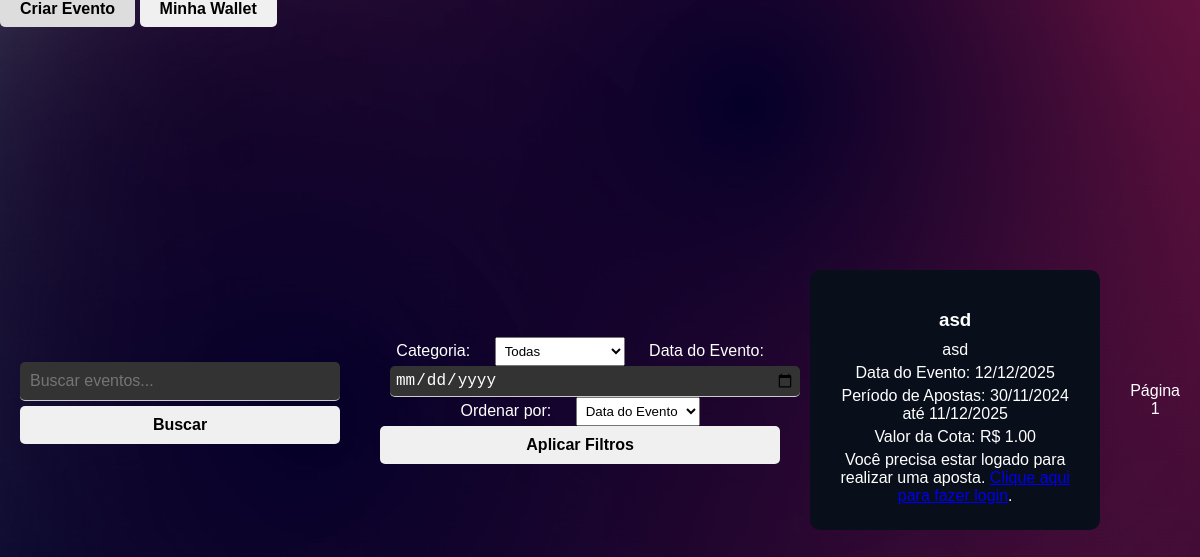
The page /pesquisar_evento on the database its author committed.
### tables this page shows
CREATE TABLE eventos (
        id INTEGER PRIMARY KEY AUTOINCREMENT,
        titulo TEXT NOT NULL,
        descricao TEXT NOT NULL,
        valor_cota REAL NOT NULL CHECK (valor_cota >= 1.00),
        data_evento DATE NOT NULL,
        data_inicio_apostas DATE NOT NULL,
        data_fim_apostas DATE NOT NULL,
        status TEXT NOT NULL DEFAULT 'pendente',
        id_criador INTEGER NOT NULL,
        data_criacao TIMESTAMP DEFAULT CURRENT_TIMESTAMP,
        FOREIGN KEY (id_criador) REFERENCES usuarios(id) ON DELETE CASCADE
    );

### app.py (the view, shortened to what this page needs)
@app.route('/pesquisar_evento', methods=['GET'])
def pesquisar_evento():
    query = request.args.get('query', '')
    categoria_id = request.args.get('categoria', '')
    data = request.args.get('data', '')
    ordenacao = request.args.get('ordenacao', '')
    page = int(request.args.get('page', 1))
    per_page = 10
    offset = (page - 1) * per_page
    conn = sqlite3.connect(database_path)
    cursor = conn.cursor()
    sql = '''
        SELECT DISTINCT eventos.*
        FROM eventos
        LEFT JOIN eventos_categorias ON eventos.id = eventos_categorias.id_evento
        WHERE eventos.status = 'aprovado'
        AND eventos.data_evento >= date('now')
    '''
    params = []
    if query:
        sql += ' AND (eventos.titulo LIKE ? OR eventos.descricao LIKE ?)'
        params.extend(['%' + query + '%', '%' + query + '%'])
    if categoria_id:
        sql += ' AND eventos_categorias.id_categoria = ?'
        params.append(categoria_id)
    if ordenacao:
        if ordenacao == 'popularidade':
            sql += ' ORDER BY (SELECT COUNT(*) FROM apostas WHERE apostas.id_evento = eventos.id) DESC'
        elif ordenacao == 'valor_cota':
            sql += ' ORDER BY eventos.valor_cota DESC'
        else:
            sql += ' ORDER BY eventos.data_evento ASC'
    else:
        sql += ' ORDER BY eventos.data_evento ASC'
    sql += ' LIMIT ? OFFSET ?'
    params.extend([per_page, offset])
    cursor.execute(sql, params)
    eventos = cursor.fetchall()
    cursor.execute('SELECT * FROM categorias_eventos')
    categorias = cursor.fetchall()
    conn.close()
    return render_template('pesquisar_evento.html', eventos=eventos, query=query, categorias=categorias,
                           categoria_id=categoria_id, data=data, ordenacao=ordenacao, page=page, per_page=per_page)

### app.py (called while the page is built)
@app.template_filter('formatdate')
def format_date(value):
    if not value:
        return ""
    try:
        date_obj = datetime.strptime(value, '%Y-%m-%d')
        return date_obj.strftime('%d/%m/%Y')
    except ValueError:
        return value

### templates/pesquisar_evento.html (shortened to what this page needs)
<!DOCTYPE html>
<html lang="pt-BR">
<head>
    <link rel="stylesheet" href="{{ url_for('static', filename='css/styles.css') }}">
</head>
<body>
    <div class="top-bar">
        <a href="{{ url_for('criar_evento') }}" class="wallet-button">Criar Evento</a>
        <a href="{{ url_for('gerenciar_carteira') }}" class="wallet-button">Minha Wallet</a>
    </div>
    <div class="search-container">
        <form action="{{ url_for('pesquisar_evento') }}" method="GET">
            <input type="text" name="query" placeholder="Buscar eventos..." value="{{ query }}" required>
            <button type="submit">Buscar</button>
        </form>
    </div>
    <div class="filters-container">
        <form action="{{ url_for('pesquisar_evento') }}" method="GET">
            <label for="categoria">Categoria:</label>
            <select name="categoria" id="categoria">
                <option value="">Todas</option>
            </select>
            <label for="data">Data do Evento:</label>
            <input type="date" name="data" id="data" value="{{ data }}">
            <label for="ordenacao">Ordenar por:</label>
            <select name="ordenacao" id="ordenacao">
                <option value="data" {% if ordenacao == 'data' or ordenacao == '' %}selected{% endif %}>Data do Evento</option>
            </select>
            <button type="submit">Aplicar Filtros</button>
        </form>
    </div>
    <div class="eventos-container">
        {% if eventos %}
            {% for evento in eventos %}
                <div class="evento-card">
                    <h3>{{ evento[1] }}</h3>
                    <p>{{ evento[2] }}</p>
                    <p>Data do Evento: {{ evento[4]|formatdate }}</p>
                    <p>Período de Apostas: {{ evento[5]|formatdate }} até {{ evento[6]|formatdate }}</p>
                    <p>Valor da Cota: R$ {{ '{:.2f}'.format(evento[3]) }}</p>
                    {% if session.get('logged_in') %}
                        <button onclick="openModal('{{ evento[0] }}', '{{ evento[1] }}', 'sim')">Apostar Sim</button>
                        <button onclick="openModal('{{ evento[0] }}', '{{ evento[1] }}', 'nao')">Apostar Não</button>
                    {% else %}
                        <p>Você precisa estar logado para realizar uma aposta. <a href="{{ url_for('login') }}">Clique aqui para fazer login</a>.</p>
                    {% endif %}
                </div>
            {% endfor %}
        {% else %}
            <p class="no-events-message">Nenhum evento encontrado.</p>
        {% endif %}
    </div>
    <div class="pagination">
        <span>Página {{ page }}</span>
    </div>
</body>
</html>

### static/css/styles.css (style rules this page uses)
body { margin: 0; padding: 0; font-family: Arial, sans-serif; background: url('/static/images/bg.png') no-repeat center center fixed; background-size: cover; height: 100vh; display: flex; justify-content: center; align-items: center; }
input[type="text"], input[type="password"],input[type="email"],input[type="date"] { width: 100%; padding: 10px; margin: 5px 0; border: none; border-bottom: 1px solid #ccc; background-color: #333; color: #fff; font-size: 16px; outline: none; border-radius: 5px; }
button { width: 100%; padding: 10px; background-color: #f0f0f0; border: none; border-radius: 5px; cursor: pointer; font-size: 16px; font-weight: bold; }
.search-container { text-align: center; margin: 20px; }
.search-container input[type="text"] { width: 300px; padding: 10px; }
.search-container button { padding: 10px 20px; background-color: #f0f0f0; color: #000; border: none; border-radius: 5px; cursor: pointer; font-weight: bold; }
.eventos-container { display: flex; flex-wrap: wrap; justify-content: center; }
.evento-card { background-color: #080E1A; padding: 20px; margin: 10px; width: 250px; border-radius: 10px; color: #fff; text-align: center; }
.evento-card h3 { margin-bottom: 10px; }
.evento-card p { margin: 5px 0; }
.filters-container { margin: 20px; text-align: center; }
.filters-container form { display: inline-block; }
.filters-container label { margin: 0 10px; color: #fff; }
.filters-container select, .filters-container input[type="date"] { padding: 5px; margin: 0 10px; }
.pagination { text-align: center; margin: 20px; }
.pagination span { color: #fff; }
.top-bar { position: fixed; top: 0; left: 0; z-index: 1000; }
.wallet-button { padding: 10px 20px; background-color: #f0f0f0; color: #000; text-decoration: none; border-radius: 5px; font-weight: bold; }

### rows shown on the page
eventos: titulo "asd", descricao "asd", data_evento "12/12/2025", data_inicio_apostas "30/11/2024", data_fim_apostas "11/12/2025", valor_cota "1.00"

### other values the page prints
{{ page }} "1"
